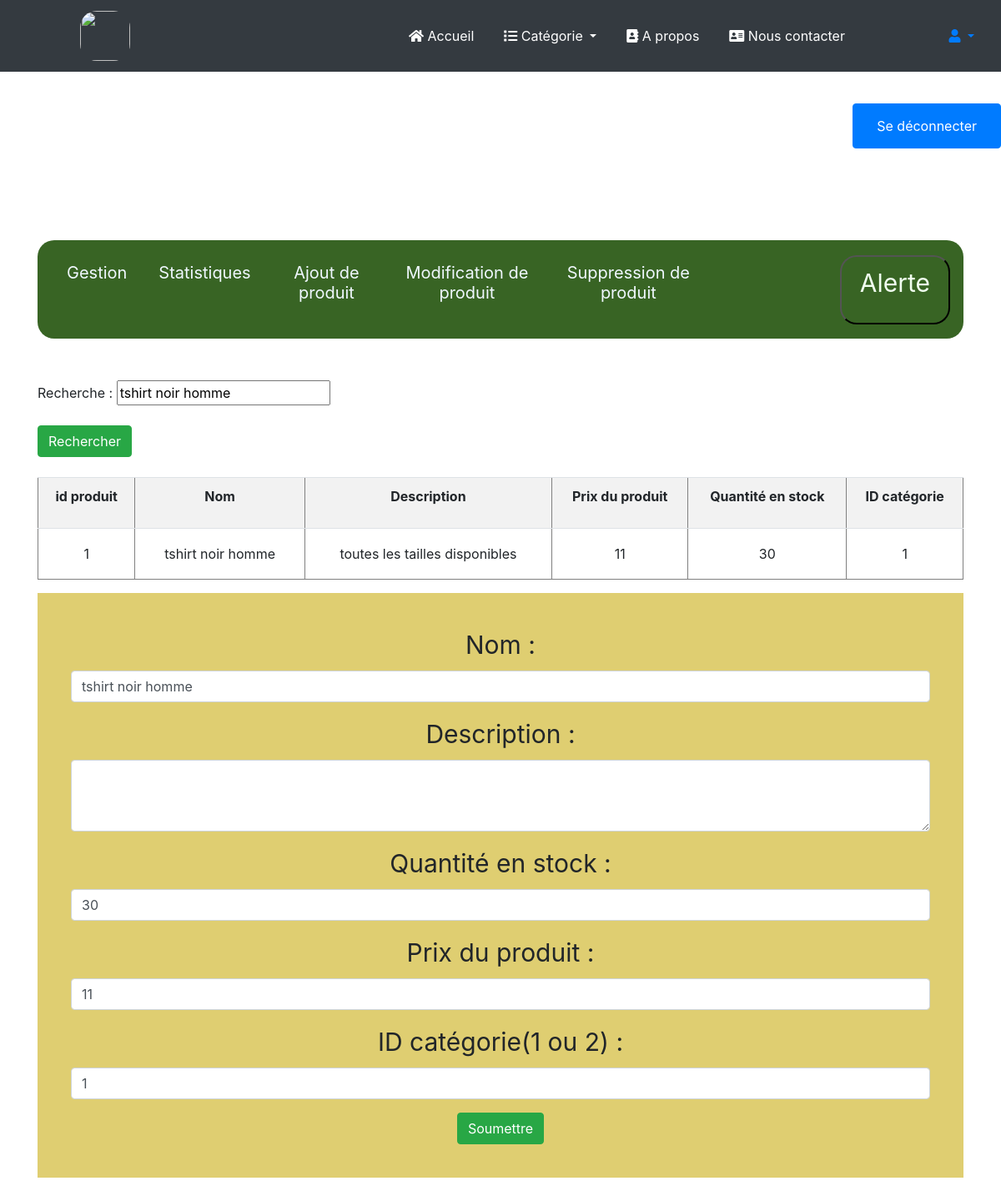
Page /gestion/modification.php?cle=tshirt noir homme (signed in) on the committed database.
### tables this page shows
CREATE TABLE `produit` (
  `id_produit` int(11) NOT NULL,
  `nom_produit` varchar(50) NOT NULL,
  `description_produit` varchar(50) NOT NULL,
  `prix_produit` float NOT NULL,
  `qte_en_stock` int(11) NOT NULL,
  `id_categorie` int(11) NOT NULL
);

### gestion/function.php (called while the page is built, shortened)
<?php
function est_connecte(): bool {
    return !empty($_SESSION['connecte']);
}

### gestion/modification.php (the view, shortened to what this page needs)
<?php
require_once './function.php';
if ( user_connected() ) {
    $host = 'localhost';
    $db_name = 'projet';
    $username = 'root';
    $password = '';
    $bdd = null;
    try {
        $bdd = new PDO("mysql:host=$host;dbname=$db_name", $username, $password);
        $bdd->setAttribute(PDO::ATTR_ERRMODE, PDO::ERRMODE_EXCEPTION);
    } catch (PDOException $e) {
        die("Erreur de connexion à la base de données: " . $e->getMessage());
    }
}
function security($data){
	$data = trim($data);
	$data = stripslashes($data);
	$data = strip_tags($data);
    $data = strtolower($data);
   return $data;
}
if (isset($_GET['cle'])) {
    $cle =  security($_GET['cle']) ;
    $sql = "SELECT * FROM produit WHERE nom_produit = '$cle' ";
    $req = $bdd->query($sql);
}
?>
<!DOCTYPE html>
<html lang="en">
<head>
    <link rel="stylesheet" href="fontawesome/css/all.min.css">
    <link rel="stylesheet" href="nodes/bootstrap/css/bootstrap.css">
</head>
    <div class="" style="margin-top:100px">
        <?php   if(est_connecte()){
                include_once '../deconnexion.php';
            }
        ?>
    </div>
<body>
    <?php include "folder/header.php"; ?>
    <?php include "folder/toolBar.php"; ?>
    <div class="container" style="margin-top:50px;">
        <form method="GET" id="monform" name="form1" action="<?php $_SERVER['PHP_SELF'] ?>">
            <p>
                <label> Recherche :
                <input type="text" name="cle" value="<?php if(isset($_GET['cle'])) echo $_GET['cle']  ?>">
                </label>
            </p>
            <p>
                <label>
                <input type="submit" name="boutton" class="btn btn-success" value="Rechercher" />
                </label>
            </p>
        </form>
        <table border="1" class="table table-striped">
            <tr>
            <td><b><p>id produit</p></b></td>
                <td><b><p>Nom</p></b></td>
                <td><p><b>Description</b></p></td>
                <td> <p><b>Prix du produit</b></p></td>
                <td> <p><b>Quantité en stock</b></p></td>
                <td> <p><b>ID catégorie</b></p></td>
            </tr>
            <?php
            if (isset($_GET['cle'])) {
                while ($result = $req->fetch()) {
                    $nom = $result['nom_produit'];
                    $description = $result['description_produit'];
                    $qte = $result['qte_en_stock'];
                    $prix = $result['prix_produit'];
                    $id_cat = $result['id_categorie'];
            ?>
            <tr >
            <td style="padding: 20px;"><?php echo $result['id_produit'] ?></td>
                <td style="padding: 20px;"><?php echo $result['nom_produit'] ?></td>
                <td style="padding: 20px;"><?php echo $result['description_produit'] ?></td>
                <td style="padding: 20px;"><?php echo $result['qte_en_stock'] ?></td>
                <td style="padding: 20px;"><?php echo $result['prix_produit'] ?></td>
                <td style="padding: 20px;"><?php echo $result['id_categorie'] ?></td>
            </tr>
            <?php } }?>
        </table>
    </div>
    <div class="container text-center">
            <form style="background-color:rgb(223,206,113); padding:40px;" action="" method="post">
                    <div class="form-group">
                        <label style="font-size:30px;" for="nom">Nom :</label>
                        <input type="text" class="form-control" id="nom" name="nom" value="<?php if(isset($_GET['cle'])) { echo $nom; } ?>" required>
                    </div>
                    <div class="form-group">
                        <label style="font-size:30px;" for="description">Description :</label>
                        <textarea class="form-control" id="description" name="description" value="<?php if(isset($_GET['cle'])) { echo $description; } ?>" rows="3" required></textarea>
                    </div>
                    <div class="form-group">
                        <label style="font-size:30px;" for="quantite">Quantité en stock :</label>
                        <input type="number" class="form-control" id="quantite" name="quantite" value="<?php if(isset($_GET['cle'])) { echo $prix; } ?>" required>
                    </div>
                    <div class="form-group">
                        <label style="font-size:30px;" for="prix">Prix du produit :</label>
                        <input type="number" step="0.01" class="form-control" id="prix" name="prix" value="<?php if(isset($_GET['cle'])) { echo $qte; } ?>" required>
                    </div>
                    <div class="form-group">
                        <label style="font-size:30px;" for="categorie">ID catégorie(1 ou 2) :</label>
                        <input type="number" class="form-control" id="categorie" name="categorie" value="<?php if(isset($_GET['cle'])) { echo $id_cat; } ?>" required>
                    </div>
                    <center>
                            <button type="submit" name="send" style="justify-content:center;" class="btn btn-success">Soumettre</button>
                    </center>
            </form>
        </div>
</body>
</html>

### gestion/folder/style.php (style rules this page uses)
body { background: url(./bleu.jpg)no-repeat 50% 50%; background-size: cover; border-radius: 0px 0px 20px 20px; margin-bottom: 40px; }
td { text-align: center; }
button { border-radius: 20px; }

### rows in the picture
produit: id_produit "1", nom_produit "tshirt noir homme", description_produit "toutes les tailles disponibles", qte_en_stock "11", prix_produit "30", id_categorie "1", nom "tshirt noir homme", quantite "30", prix "11", categorie "1"
